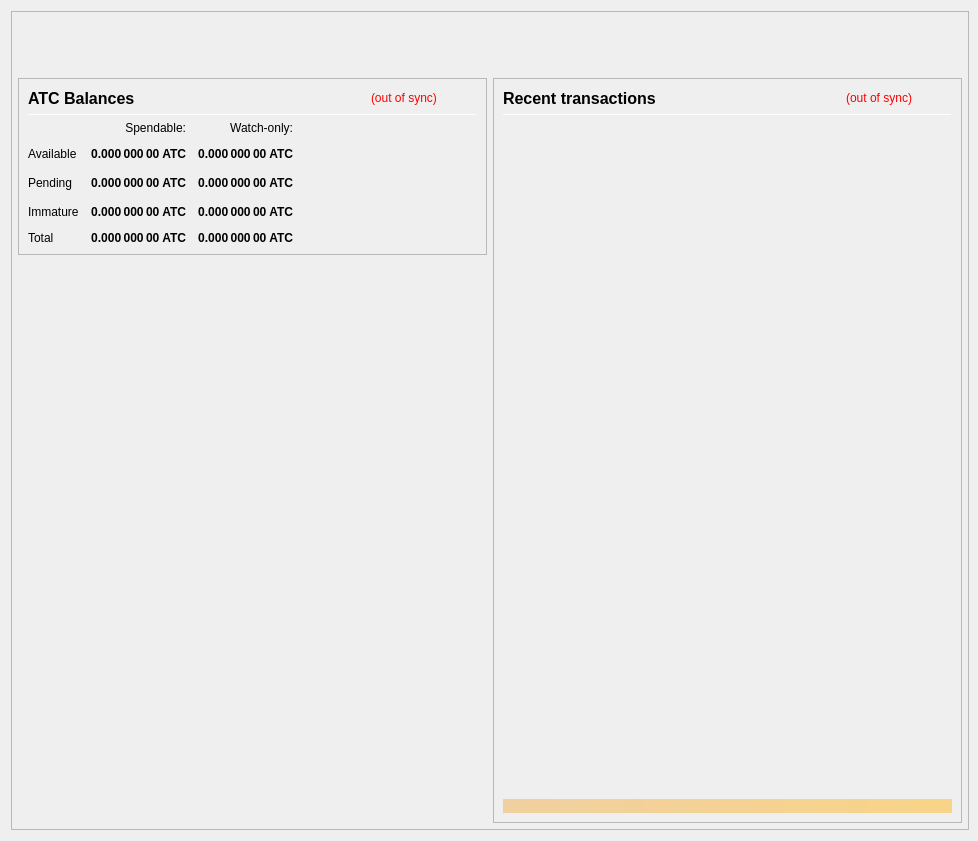
<?xml version="1.0" encoding="UTF-8"?>
<ui version="4.0">
 <class>OverviewPage</class>
 <widget class="QWidget" name="OverviewPage">
  <property name="geometry">
   <rect>
    <x>0</x>
    <y>0</y>
    <width>978</width>
    <height>841</height>
   </rect>
  </property>
  <property name="minimumSize">
   <size>
    <width>960</width>
    <height>682</height>
   </size>
  </property>
  <property name="font">
   <font>
    <weight>50</weight>
    <bold>false</bold>
   </font>
  </property>
  <property name="windowTitle">
   <string>Form</string>
  </property>
  <layout class="QVBoxLayout" name="topLayout" stretch="0">
   <property name="rightMargin">
    <number>9</number>
   </property>
   <item>
    <widget class="QFrame" name="frame_BG">
     <property name="minimumSize">
      <size>
       <width>850</width>
       <height>610</height>
      </size>
     </property>
     <property name="maximumSize">
      <size>
       <width>16777215</width>
       <height>16777215</height>
      </size>
     </property>
     <property name="frameShape">
      <enum>QFrame::StyledPanel</enum>
     </property>
     <property name="frameShadow">
      <enum>QFrame::Raised</enum>
     </property>
     <layout class="QVBoxLayout" name="verticalLayout_3" stretch="0">
      <property name="leftMargin">
       <number>0</number>
      </property>
      <property name="topMargin">
       <number>0</number>
      </property>
      <property name="rightMargin">
       <number>0</number>
      </property>
      <property name="bottomMargin">
       <number>6</number>
      </property>
      <item>
       <layout class="QVBoxLayout" name="verticalLayout_Master" stretch="0,1">
        <property name="leftMargin">
         <number>0</number>
        </property>
        <property name="topMargin">
         <number>0</number>
        </property>
        <property name="rightMargin">
         <number>0</number>
        </property>
        <property name="bottomMargin">
         <number>0</number>
        </property>
        <item>
         <widget class="QFrame" name="frame_Header">
          <layout class="QVBoxLayout" name="verticalLayout_Header" stretch="0">
           <property name="leftMargin">
            <number>0</number>
           </property>
           <property name="topMargin">
            <number>0</number>
           </property>
           <property name="rightMargin">
            <number>0</number>
           </property>
           <property name="bottomMargin">
            <number>0</number>
           </property>
           <item>
            <layout class="QHBoxLayout" name="horizontalLayout_Header" stretch="1,0">
             <property name="spacing">
              <number>6</number>
             </property>
             <item>
              <spacer name="horizontalSpacer_Header">
               <property name="orientation">
                <enum>Qt::Horizontal</enum>
               </property>
               <property name="sizeHint" stdset="0">
                <size>
                 <width>40</width>
                 <height>20</height>
                </size>
               </property>
              </spacer>
             </item>
             <item>
              <widget class="QLabel" name="labelOverviewHeaderRight">
               <property name="minimumSize">
                <size>
                 <width>464</width>
                 <height>60</height>
                </size>
               </property>
               <property name="maximumSize">
                <size>
                 <width>16777215</width>
                 <height>60</height>
                </size>
               </property>
               <property name="font">
                <font>
                 <pointsize>14</pointsize>
                </font>
               </property>
               <property name="text">
                <string/>
               </property>
               <property name="alignment">
                <set>Qt::AlignRight|Qt::AlignTrailing|Qt::AlignVCenter</set>
               </property>
              </widget>
             </item>
            </layout>
           </item>
          </layout>
         </widget>
        </item>
        <item>
         <widget class="QFrame" name="frame_Content">
          <layout class="QVBoxLayout" name="verticalLayout_Content">
           <property name="leftMargin">
            <number>6</number>
           </property>
           <property name="topMargin">
            <number>0</number>
           </property>
           <property name="rightMargin">
            <number>6</number>
           </property>
           <property name="bottomMargin">
            <number>0</number>
           </property>
           <item>
            <layout class="QHBoxLayout" name="horizontalLayout_Content" stretch="1,1">
             <property name="spacing">
              <number>6</number>
             </property>
             <item>
              <layout class="QVBoxLayout" name="verticalLayout_left" stretch="0,0">
               <item>
                <widget class="QFrame" name="frameBalances">
                 <property name="frameShape">
                  <enum>QFrame::StyledPanel</enum>
                 </property>
                 <property name="frameShadow">
                  <enum>QFrame::Raised</enum>
                 </property>
                 <layout class="QVBoxLayout" name="verticalLayout_4">
                  <item>
                   <layout class="QHBoxLayout" name="hlBalancesHeader" stretch="2,0,0">
                    <property name="spacing">
                     <number>6</number>
                    </property>
                    <item>
                     <widget class="QLabel" name="labelBalances">
                      <property name="minimumSize">
                       <size>
                        <width>0</width>
                        <height>0</height>
                       </size>
                      </property>
                      <property name="font">
                       <font>
                        <pointsize>12</pointsize>
                        <weight>75</weight>
                        <bold>true</bold>
                       </font>
                      </property>
                      <property name="text">
                       <string>ATC Balances</string>
                      </property>
                     </widget>
                    </item>
                    <item>
                     <widget class="QLabel" name="labelWalletStatus">
                      <property name="cursor">
                       <cursorShape>WhatsThisCursor</cursorShape>
                      </property>
                      <property name="toolTip">
                       <string>The displayed information may be out of date. Your wallet automatically synchronizes with the AcentriaCoin network after a connection is established, but this process has not completed yet.</string>
                      </property>
                      <property name="styleSheet">
                       <string notr="true">QLabel { color: red; }</string>
                      </property>
                      <property name="text">
                       <string notr="true">(out of sync)</string>
                      </property>
                      <property name="alignment">
                       <set>Qt::AlignLeading|Qt::AlignLeft|Qt::AlignVCenter</set>
                      </property>
                     </widget>
                    </item>
                    <item>
                     <spacer name="hsBalancesHeader">
                      <property name="orientation">
                       <enum>Qt::Horizontal</enum>
                      </property>
                      <property name="sizeHint" stdset="0">
                       <size>
                        <width>40</width>
                        <height>20</height>
                       </size>
                      </property>
                     </spacer>
                    </item>
                   </layout>
                  </item>
                  <item>
                   <widget class="Line" name="lineBalances">
                    <property name="minimumSize">
                     <size>
                      <width>0</width>
                      <height>1</height>
                     </size>
                    </property>
                    <property name="maximumSize">
                     <size>
                      <width>16777215</width>
                      <height>1</height>
                     </size>
                    </property>
                    <property name="orientation">
                     <enum>Qt::Horizontal</enum>
                    </property>
                   </widget>
                  </item>
                  <item>
                   <layout class="QGridLayout" name="gridLayout">
                    <property name="spacing">
                     <number>12</number>
                    </property>
                    <item row="2" column="2">
                     <widget class="QLabel" name="labelWatchPending">
                      <property name="font">
                       <font>
                        <weight>75</weight>
                        <bold>true</bold>
                       </font>
                      </property>
                      <property name="cursor">
                       <cursorShape>ArrowCursor</cursorShape>
                      </property>
                      <property name="toolTip">
                       <string>Unconfirmed transactions to watch-only addresses</string>
                      </property>
                      <property name="text">
                       <string notr="true">0.000 000 00 ATC</string>
                      </property>
                      <property name="alignment">
                       <set>Qt::AlignRight|Qt::AlignTrailing|Qt::AlignVCenter</set>
                      </property>
                      <property name="textInteractionFlags">
                       <set>Qt::NoTextInteraction</set>
                      </property>
                     </widget>
                    </item>
                    <item row="2" column="1">
                     <widget class="QLabel" name="labelUnconfirmed">
                      <property name="font">
                       <font>
                        <weight>75</weight>
                        <bold>true</bold>
                       </font>
                      </property>
                      <property name="cursor">
                       <cursorShape>ArrowCursor</cursorShape>
                      </property>
                      <property name="toolTip">
                       <string>Total of transactions that have yet to be confirmed, and do not yet count toward the spendable balance</string>
                      </property>
                      <property name="text">
                       <string notr="true">0.000 000 00 ATC</string>
                      </property>
                      <property name="alignment">
                       <set>Qt::AlignRight|Qt::AlignTrailing|Qt::AlignVCenter</set>
                      </property>
                      <property name="textInteractionFlags">
                       <set>Qt::NoTextInteraction</set>
                      </property>
                     </widget>
                    </item>
                    <item row="3" column="2">
                     <widget class="QLabel" name="labelWatchImmature">
                      <property name="font">
                       <font>
                        <weight>75</weight>
                        <bold>true</bold>
                       </font>
                      </property>
                      <property name="cursor">
                       <cursorShape>ArrowCursor</cursorShape>
                      </property>
                      <property name="toolTip">
                       <string>Staked or masternode rewards in watch-only addresses that has not yet matured</string>
                      </property>
                      <property name="text">
                       <string notr="true">0.000 000 00 ATC</string>
                      </property>
                      <property name="alignment">
                       <set>Qt::AlignRight|Qt::AlignTrailing|Qt::AlignVCenter</set>
                      </property>
                      <property name="textInteractionFlags">
                       <set>Qt::NoTextInteraction</set>
                      </property>
                     </widget>
                    </item>
                    <item row="4" column="0">
                     <widget class="QLabel" name="labelTotalText">
                      <property name="text">
                       <string>Total</string>
                      </property>
                      <property name="textInteractionFlags">
                       <set>Qt::NoTextInteraction</set>
                      </property>
                     </widget>
                    </item>
                    <item row="3" column="1">
                     <widget class="QLabel" name="labelImmature">
                      <property name="font">
                       <font>
                        <weight>75</weight>
                        <bold>true</bold>
                       </font>
                      </property>
                      <property name="cursor">
                       <cursorShape>ArrowCursor</cursorShape>
                      </property>
                      <property name="toolTip">
                       <string>Staked or masternode rewards that has not yet matured</string>
                      </property>
                      <property name="text">
                       <string notr="true">0.000 000 00 ATC</string>
                      </property>
                      <property name="alignment">
                       <set>Qt::AlignRight|Qt::AlignTrailing|Qt::AlignVCenter</set>
                      </property>
                      <property name="textInteractionFlags">
                       <set>Qt::NoTextInteraction</set>
                      </property>
                     </widget>
                    </item>
                    <item row="2" column="3">
                     <spacer name="hsBalances">
                      <property name="orientation">
                       <enum>Qt::Horizontal</enum>
                      </property>
                      <property name="sizeHint" stdset="0">
                       <size>
                        <width>40</width>
                        <height>20</height>
                       </size>
                      </property>
                     </spacer>
                    </item>
                    <item row="3" column="0">
                     <widget class="QLabel" name="labelImmatureText">
                      <property name="text">
                       <string>Immature</string>
                      </property>
                      <property name="textInteractionFlags">
                       <set>Qt::NoTextInteraction</set>
                      </property>
                     </widget>
                    </item>
                    <item row="4" column="1">
                     <widget class="QLabel" name="labelTotal">
                      <property name="font">
                       <font>
                        <weight>75</weight>
                        <bold>true</bold>
                       </font>
                      </property>
                      <property name="cursor">
                       <cursorShape>ArrowCursor</cursorShape>
                      </property>
                      <property name="toolTip">
                       <string>Your current total balance</string>
                      </property>
                      <property name="text">
                       <string notr="true">0.000 000 00 ATC</string>
                      </property>
                      <property name="alignment">
                       <set>Qt::AlignRight|Qt::AlignTrailing|Qt::AlignVCenter</set>
                      </property>
                      <property name="textInteractionFlags">
                       <set>Qt::NoTextInteraction</set>
                      </property>
                     </widget>
                    </item>
                    <item row="4" column="2">
                     <widget class="QLabel" name="labelWatchTotal">
                      <property name="font">
                       <font>
                        <weight>75</weight>
                        <bold>true</bold>
                       </font>
                      </property>
                      <property name="cursor">
                       <cursorShape>ArrowCursor</cursorShape>
                      </property>
                      <property name="toolTip">
                       <string>Current total balance in watch-only addresses</string>
                      </property>
                      <property name="text">
                       <string notr="true">0.000 000 00 ATC</string>
                      </property>
                      <property name="alignment">
                       <set>Qt::AlignRight|Qt::AlignTrailing|Qt::AlignVCenter</set>
                      </property>
                      <property name="textInteractionFlags">
                       <set>Qt::NoTextInteraction</set>
                      </property>
                     </widget>
                    </item>
                    <item row="0" column="2">
                     <widget class="QLabel" name="labelWatchonly">
                      <property name="text">
                       <string>Watch-only:</string>
                      </property>
                      <property name="alignment">
                       <set>Qt::AlignRight|Qt::AlignTrailing|Qt::AlignVCenter</set>
                      </property>
                     </widget>
                    </item>
                    <item row="1" column="0">
                     <widget class="QLabel" name="labelBalanceText">
                      <property name="text">
                       <string>Available</string>
                      </property>
                      <property name="textInteractionFlags">
                       <set>Qt::NoTextInteraction</set>
                      </property>
                     </widget>
                    </item>
                    <item row="1" column="1">
                     <widget class="QLabel" name="labelBalance">
                      <property name="font">
                       <font>
                        <weight>75</weight>
                        <bold>true</bold>
                       </font>
                      </property>
                      <property name="cursor">
                       <cursorShape>ArrowCursor</cursorShape>
                      </property>
                      <property name="toolTip">
                       <string>Your current spendable balance</string>
                      </property>
                      <property name="text">
                       <string notr="true">0.000 000 00 ATC</string>
                      </property>
                      <property name="alignment">
                       <set>Qt::AlignRight|Qt::AlignTrailing|Qt::AlignVCenter</set>
                      </property>
                      <property name="textInteractionFlags">
                       <set>Qt::NoTextInteraction</set>
                      </property>
                     </widget>
                    </item>
                    <item row="1" column="2">
                     <widget class="QLabel" name="labelWatchAvailable">
                      <property name="font">
                       <font>
                        <weight>75</weight>
                        <bold>true</bold>
                       </font>
                      </property>
                      <property name="cursor">
                       <cursorShape>ArrowCursor</cursorShape>
                      </property>
                      <property name="toolTip">
                       <string>Your current balance in watch-only addresses</string>
                      </property>
                      <property name="text">
                       <string notr="true">0.000 000 00 ATC</string>
                      </property>
                      <property name="alignment">
                       <set>Qt::AlignRight|Qt::AlignTrailing|Qt::AlignVCenter</set>
                      </property>
                      <property name="textInteractionFlags">
                       <set>Qt::NoTextInteraction</set>
                      </property>
                     </widget>
                    </item>
                    <item row="2" column="0">
                     <widget class="QLabel" name="labelPendingText">
                      <property name="text">
                       <string>Pending</string>
                      </property>
                      <property name="textInteractionFlags">
                       <set>Qt::NoTextInteraction</set>
                      </property>
                     </widget>
                    </item>
                    <item row="0" column="1">
                     <widget class="QLabel" name="labelSpendable">
                      <property name="text">
                       <string>Spendable:</string>
                      </property>
                      <property name="alignment">
                       <set>Qt::AlignRight|Qt::AlignTrailing|Qt::AlignVCenter</set>
                      </property>
                     </widget>
                    </item>
                   </layout>
                  </item>
                 </layout>
                </widget>
               </item>
               <item>
                <spacer name="verticalSpacer">
                 <property name="orientation">
                  <enum>Qt::Vertical</enum>
                 </property>
                 <property name="sizeHint" stdset="0">
                  <size>
                   <width>20</width>
                   <height>40</height>
                  </size>
                 </property>
                </spacer>
               </item>
              </layout>
             </item>
             <item>
              <layout class="QVBoxLayout" name="verticalLayout_right" stretch="1">
               <item>
                <widget class="QFrame" name="frame_RecentTransactions">
                 <property name="minimumSize">
                  <size>
                   <width>0</width>
                   <height>0</height>
                  </size>
                 </property>
                 <property name="frameShape">
                  <enum>QFrame::StyledPanel</enum>
                 </property>
                 <property name="frameShadow">
                  <enum>QFrame::Raised</enum>
                 </property>
                 <layout class="QVBoxLayout" name="verticalLayout_1" stretch="0,0,0,0,0">
                  <item>
                   <layout class="QHBoxLayout" name="horizontalLayout_2" stretch="2,0,0">
                    <property name="spacing">
                     <number>3</number>
                    </property>
                    <item>
                     <widget class="QLabel" name="label_4">
                      <property name="minimumSize">
                       <size>
                        <width>0</width>
                        <height>20</height>
                       </size>
                      </property>
                      <property name="font">
                       <font>
                        <pointsize>12</pointsize>
                        <weight>75</weight>
                        <bold>true</bold>
                       </font>
                      </property>
                      <property name="text">
                       <string>Recent transactions</string>
                      </property>
                     </widget>
                    </item>
                    <item>
                     <widget class="QLabel" name="labelTransactionsStatus">
                      <property name="cursor">
                       <cursorShape>WhatsThisCursor</cursorShape>
                      </property>
                      <property name="toolTip">
                       <string>The displayed information may be out of date. Your wallet automatically synchronizes with the AcentriaCoin network after a connection is established, but this process has not completed yet.</string>
                      </property>
                      <property name="styleSheet">
                       <string notr="true">QLabel { color: red; }</string>
                      </property>
                      <property name="text">
                       <string notr="true">(out of sync)</string>
                      </property>
                      <property name="alignment">
                       <set>Qt::AlignRight|Qt::AlignTrailing|Qt::AlignVCenter</set>
                      </property>
                     </widget>
                    </item>
                    <item>
                     <spacer name="horizontalSpacer">
                      <property name="orientation">
                       <enum>Qt::Horizontal</enum>
                      </property>
                      <property name="sizeHint" stdset="0">
                       <size>
                        <width>40</width>
                        <height>20</height>
                       </size>
                      </property>
                     </spacer>
                    </item>
                   </layout>
                  </item>
                  <item>
                   <widget class="Line" name="line">
                    <property name="minimumSize">
                     <size>
                      <width>0</width>
                      <height>1</height>
                     </size>
                    </property>
                    <property name="maximumSize">
                     <size>
                      <width>16777215</width>
                      <height>1</height>
                     </size>
                    </property>
                    <property name="orientation">
                     <enum>Qt::Horizontal</enum>
                    </property>
                   </widget>
                  </item>
                  <item>
                   <widget class="QListView" name="listTransactions">
                    <property name="minimumSize">
                     <size>
                      <width>0</width>
                      <height>0</height>
                     </size>
                    </property>
                    <property name="styleSheet">
                     <string notr="true">QListView { background: transparent; }</string>
                    </property>
                    <property name="frameShape">
                     <enum>QFrame::NoFrame</enum>
                    </property>
                    <property name="verticalScrollBarPolicy">
                     <enum>Qt::ScrollBarAlwaysOff</enum>
                    </property>
                    <property name="horizontalScrollBarPolicy">
                     <enum>Qt::ScrollBarAlwaysOff</enum>
                    </property>
                    <property name="selectionMode">
                     <enum>QAbstractItemView::NoSelection</enum>
                    </property>
                   </widget>
                  </item>
                  <item>
                   <spacer name="verticalSpacer_2">
                    <property name="orientation">
                     <enum>Qt::Vertical</enum>
                    </property>
                    <property name="sizeType">
                     <enum>QSizePolicy::Expanding</enum>
                    </property>
                    <property name="sizeHint" stdset="0">
                     <size>
                      <width>20</width>
                      <height>40</height>
                     </size>
                    </property>
                   </spacer>
                  </item>
                  <item>
                   <widget class="QLabel" name="labelAlerts">
                    <property name="maximumSize">
                     <size>
                      <width>16777215</width>
                      <height>16777215</height>
                     </size>
                    </property>
                    <property name="styleSheet">
                     <string notr="true">background-color: qlineargradient(x1: 0, y1: 0, x2: 1, y2: 0, stop:0 #F0D0A0, stop:1 #F8D488); color:#000000;</string>
                    </property>
                    <property name="text">
                     <string/>
                    </property>
                    <property name="wordWrap">
                     <bool>true</bool>
                    </property>
                    <property name="margin">
                     <number>3</number>
                    </property>
                   </widget>
                  </item>
                 </layout>
                </widget>
               </item>
              </layout>
             </item>
            </layout>
           </item>
          </layout>
         </widget>
        </item>
       </layout>
      </item>
     </layout>
    </widget>
   </item>
  </layout>
 </widget>
 <resources/>
 <connections/>
</ui>
